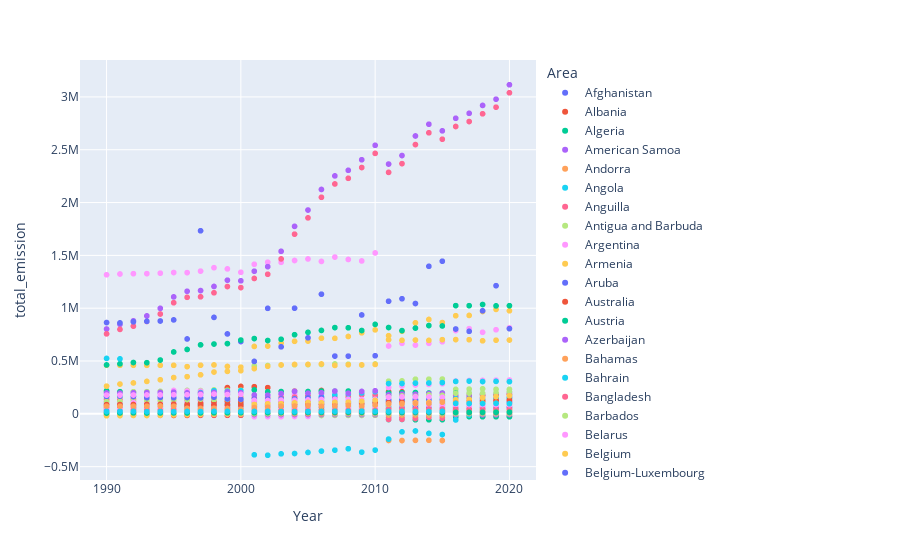

This figure's notebook cell:
### Markdown cell above
The pairplots indicate correllations between a number of variables particularly total_emission and variables relating to the food production like food processing, food transport, etc.
These correlations indicate that in areas where it is more industrialized total_emission is higher, e.g. when food processing increases then so does emission showing a positive correlation.

### Code cell
# Import Plotly Express
import plotly.express as px

# Load the data
data = pd.read_csv('co2_emissions_from_agri.csv')

# Scatter plot
fig = px.scatter(data, x='Year', y='total_emission', color='Area')
fig.show()
